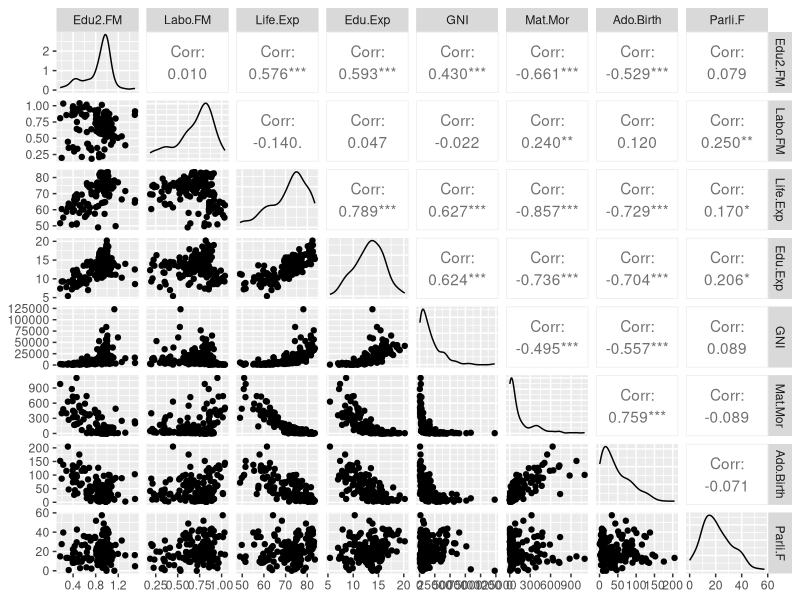
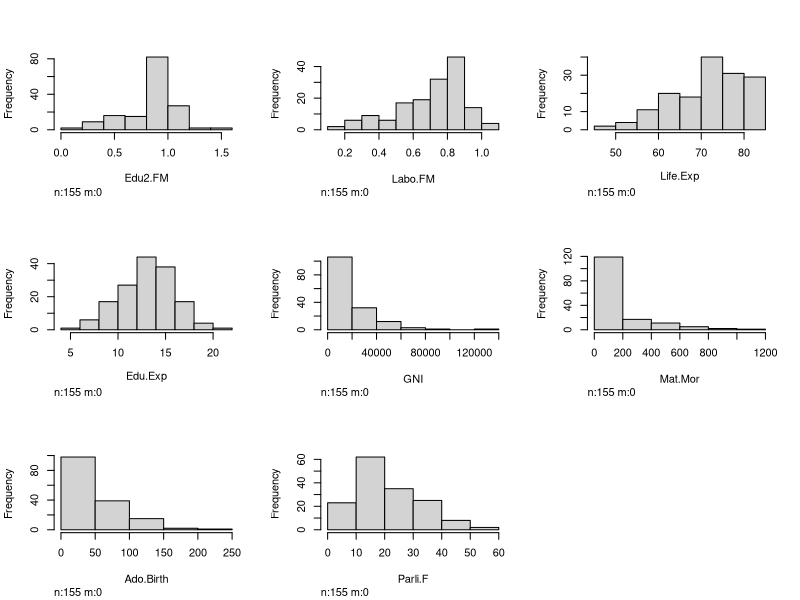
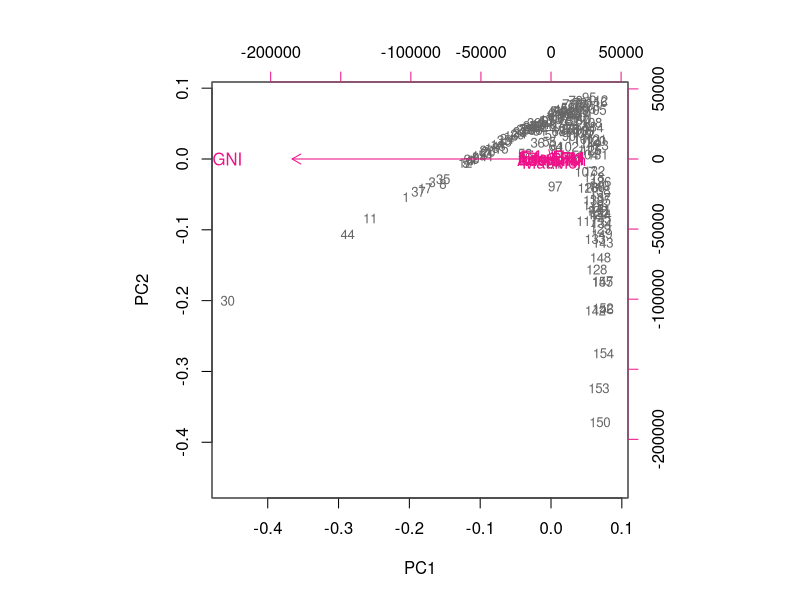
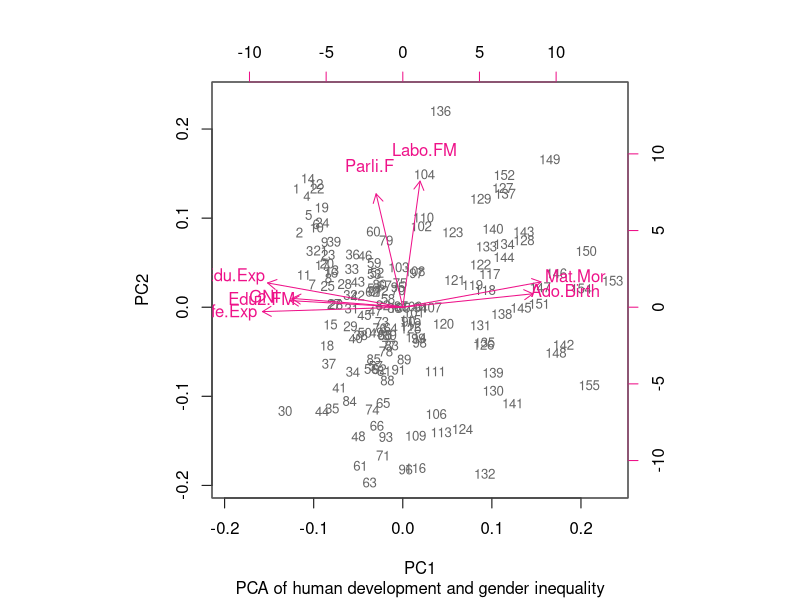
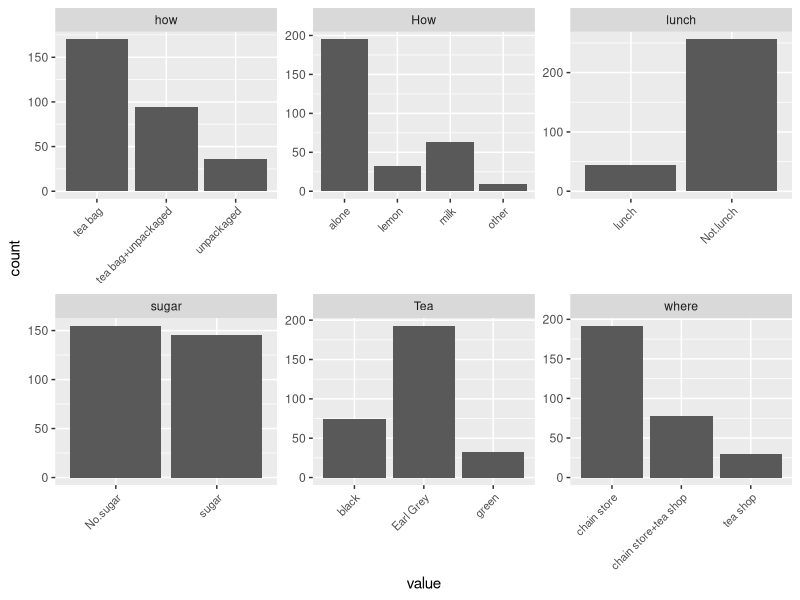
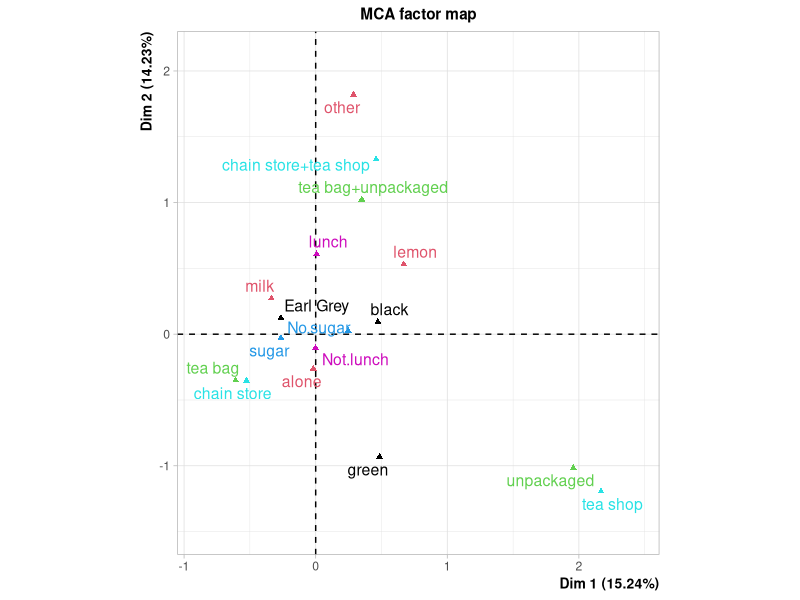

These figures' R source, in order:
## ---- chunk 1
# read .txt file
human_ <- read.table(file = "human_.txt", header = TRUE, dec = ".")
setwd("C:/Users/Bram/Desktop/Open data science course/GitHub/IODS-project")

# confirm that saving and reopening of the file went correctly
str(human_)
dim(human_)

# Access GGally
library(GGally)

# visualize and summarize the 'human_' variables
ggpairs(human_)
summary(human_)

# open Hmisc to make histograms of the variables
library(Hmisc)
hist.data.frame(human_)
## ---- chunk 2
# perform principal component analysis (with the singular value decomposition method; SVD) on the not standardized human data
pca_human1 <- prcomp(human_)
summary(pca_human1)
biplot(pca_human1, choices = 1:2, cex = c(0.8, 1), col = c("grey40", "deeppink2"))
## ---- chunk 3
# standardize human
human_std <- scale(human_)

# print out summaries of the standardized variables
summary(human_std)

# perform principal component analysis (with the SVD method)
pca_human2 <- prcomp(human_std)

# draw a biplot of the principal component representation and the original variables
biplot(pca_human2, choices = 1:2, cex = c(0.8, 1), col = c("grey40", "deeppink2"), sub = "PCA of human development and gender inequality")
## ---- chunk 4
# access relevant libraries for this section
library(FactoMineR)
library(GGally)
library(dplyr)
library(tidyr)
data(tea)

# the tea dataset has 300 observations of 36 variables
str(tea)
dim(tea)

# column names to keep in the dataset
keep_columns <- c("Tea", "How", "how", "sugar", "where", "lunch")

# create new dataset with the variables we want to keep only
tea_time <- select(tea, one_of(keep_columns))

# look at the structure and dimensions of the data
str(tea_time)
dim(tea_time)

# visualize the dataset
gather(tea_time) %>% ggplot(aes(value)) + facet_wrap("key", scales = "free") + geom_bar() + theme(axis.text.x = element_text(angle = 45, hjust = 1, size = 8)) 

# perform multiple correspondence analysis on the tea_time dataset
mca <- MCA(tea_time, graph = FALSE)

# summary of the model
summary(mca)

# visualize MCA with a biplot
plot(mca, invisible=c("ind"), habillage = "quali")
